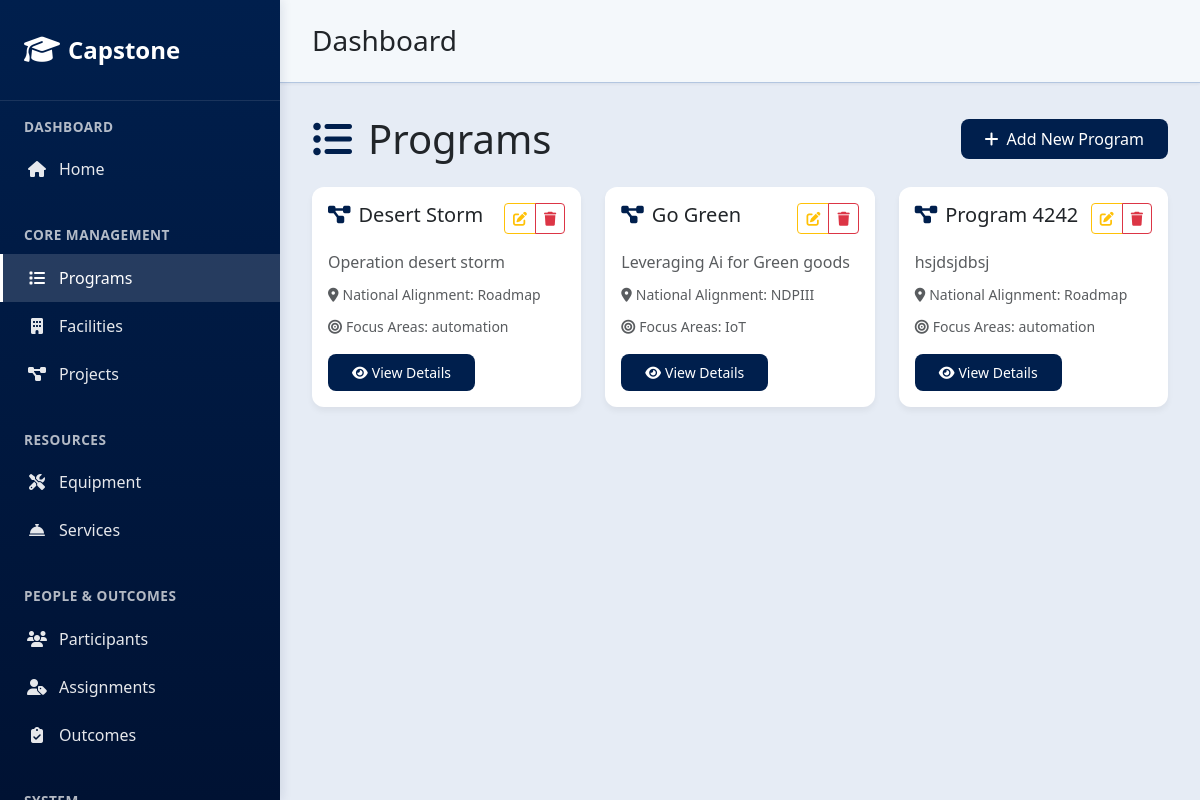
Page /programs/ on the earlier database version.
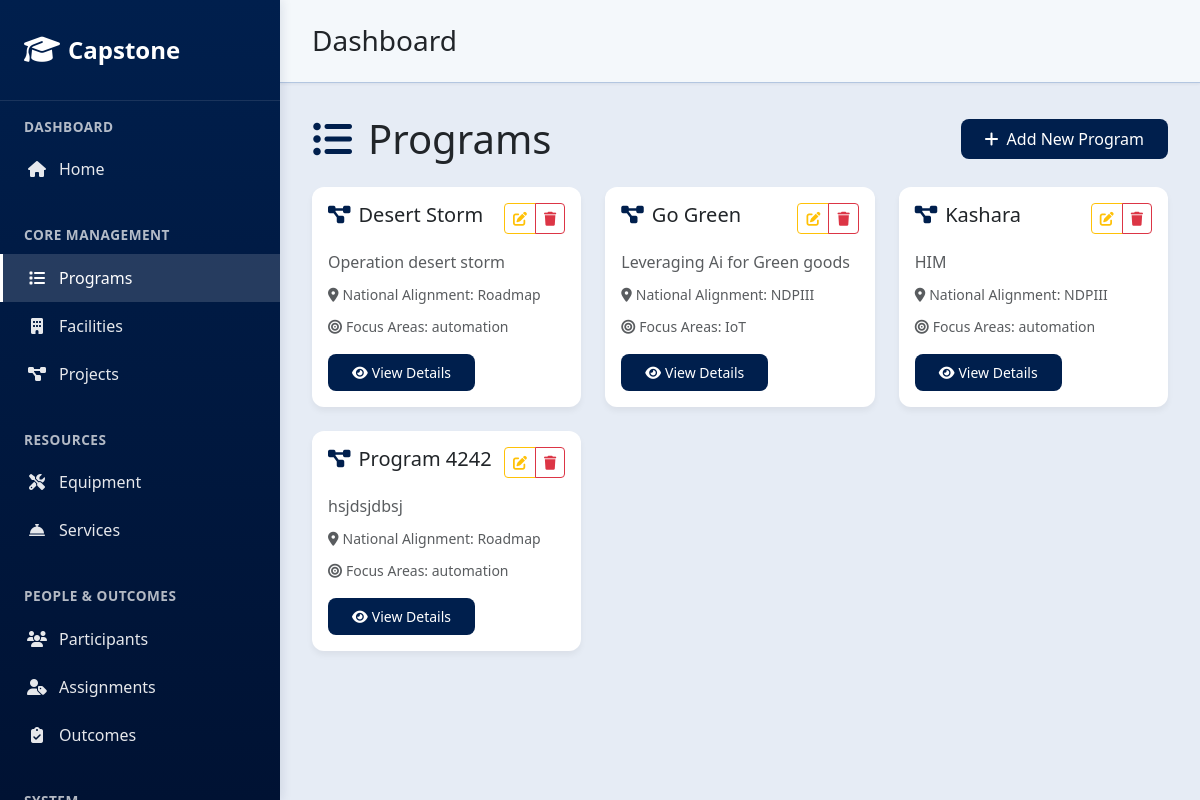
Same page on the later database version.
### core/models.py (models this page shows, shortened)
class Program(models.Model):
    program_id = models.CharField(max_length=10, unique=True, blank=True, null=True)
    name = models.CharField(max_length=200)
    description = models.TextField()
    national_alignment = models.CharField(max_length=255, choices=NATIONAL_ALIGNMENT_CHOICES, blank=True, null=True)
    focus_areas = models.CharField(max_length=255, choices=FOCUS_AREAS_CHOICES, help_text="Comma-separated list of domains")
    phases = models.CharField(max_length=255, choices=PHASES_CHOICES, help_text="Comma-separated list of phases")

### core/interfaces/controllers/program_views.py (the view)
# urls.py: path('programs/', program_views.ProgramListView.as_view(), name='program_list'),
class ProgramListView(SearchFilterMixin, ListView):
    model = Program
    template_name = "core/program_list.html"
    context_object_name = "programs"
    search_fields = ['name', 'description', 'program_id']
    filter_fields = {
        'national_alignment': [],
        'focus_areas': [],
        'phases': [],
    }
    items_per_page = 15
    def __init__(self, **kwargs):
        super().__init__(**kwargs)
        self.filter_fields['national_alignment'] = get_model_field_choices(Program, 'national_alignment')
        self.filter_fields['focus_areas'] = get_model_field_choices(Program, 'focus_areas')
        self.filter_fields['phases'] = get_model_field_choices(Program, 'phases')
    def get_queryset(self):
        queryset = Program.objects.all()
        search_query = self.get_search_query()
        queryset = self.apply_search(queryset, search_query)
        filter_params = self.get_filter_params()
        queryset = self.apply_filters(queryset, filter_params)
        return queryset.order_by('name')
    def get_context_data(self, **kwargs):
        context = super().get_context_data(**kwargs)
        queryset = self.get_queryset()
        paginated_programs = self.get_paginated_queryset(queryset)
        context['programs'] = paginated_programs
        context['object_list'] = paginated_programs
        context['total_count'] = queryset.count()
        return context

### core/utils.py (called while the page is built)
def get_model_field_choices(model, field_name):
    field = model._meta.get_field(field_name)
    if hasattr(field, 'choices') and field.choices:
        return field.choices
    return []

    def get_search_query(self):
        return self.request.GET.get('search', '').strip()

    def get_filter_params(self):
        filters = {}
        for field_name in self.filter_fields.keys():
            value = self.request.GET.get(field_name, '').strip()
            if value:
                filters[field_name] = value
        return filters

    def get_sort_param(self):
        sort_param = self.request.GET.get('sort', '').strip()
        if sort_param:
            field_name = sort_param.lstrip('-')
            if field_name in self.sortable_fields:
                return sort_param
        return None

    def get_items_per_page(self):
        try:
            per_page = int(self.request.GET.get('per_page', self.items_per_page))
            if per_page in [10, 15, 25, 50, 100]:
                return per_page
        except (ValueError, TypeError):
            pass
        return self.items_per_page

### core/templates/core/program_list.html (shortened to what this page needs)
{% extends "core/base.html" %}
{% block content %}
  <div class="d-flex justify-content-between align-items-center mb-4">
    <h1 class="mb-0"><i class="fas fa-list-ul me-3 text-primary"></i>Programs</h1>
    <a href="{% url 'program_create' %}" class="btn btn-primary">
      <i class="fas fa-plus me-2"></i>Add New Program
    </a>
  </div>
  {% if programs %}
    <div class="row g-4">
      {% for program in programs %}
        <div class="col-lg-6 col-xl-4">
          <div class="card h-100">
            <div class="card-body">
              <div class="d-flex justify-content-between align-items-start mb-3">
                <h5 class="card-title mb-0">
                  <i class="fas fa-project-diagram me-2 text-primary"></i>{{ program.name }}
                </h5>
                <div class="btn-group" role="group">
                  <a href="{% url 'program_update' program.pk %}" class="btn btn-sm btn-outline-warning" title="Edit">
                    <i class="fas fa-edit"></i>
                  </a>
                  <a href="{% url 'program_delete' program.pk %}" class="btn btn-sm btn-outline-danger" title="Delete">
                    <i class="fas fa-trash"></i>
                  </a>
                </div>
              </div>
              {% if program.description %}
                <p class="card-text text-muted mb-2">{{ program.description|truncatechars:100 }}</p>
              {% endif %}
              {% if program.national_alignment %}
                <div class="mb-2">
                  <small class="text-muted">
                    <i class="fas fa-map-marker-alt me-1"></i>National Alignment: {{ program.national_alignment }}
                  </small>
                </div>
              {% endif %}
              {% if program.focus_areas %}
                <div class="mb-3">
                  <small class="text-muted">
                    <i class="fas fa-bullseye me-1"></i>Focus Areas: {{ program.focus_areas|truncatechars:50 }}
                  </small>
                </div>
              {% endif %}
              <a href="{% url 'program_detail' program.pk %}" class="btn btn-primary btn-sm">
                <i class="fas fa-eye me-1"></i>View Details
              </a>
            </div>
          </div>
        </div>
      {% endfor %}
    </div>
  {% endif %}
{% endblock %}

Differences in the rows shown:
added Program: name "Kashara", description "HIM", national_alignment "NDPIII", focus_areas "automation"
